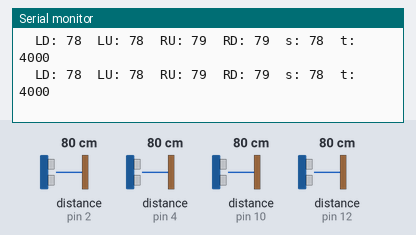
Recording of a sketch running on a simulated Arduino Mega 2560, built with avr-gcc and run on an emulated ATmega2560. Shown: the last lines printed to the serial monitor. Wiring (inferred from the names in the program): 4 × ultrasonic range finder: trigger pin 3, echo pin 2 / trigger pin 5, echo pin 4 / trigger pin 9, echo pin 10 / trigger pin 11, echo pin 12. Inputs (shaded band) come from the test bench; at power-on: distance to the obstacle (sensors on pin 2, pin 4, pin 10, pin 12) 80 cm. The echo pulse lasts 58.3 µs per cm.

Above: at 1.2 s.
1.3 s: distance to the obstacle (sensor on pin 2) set to 2 cm
At 2.4 s:
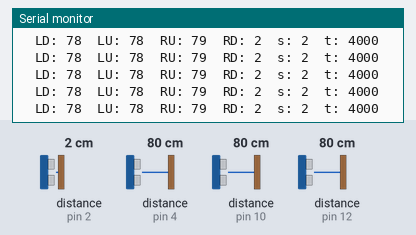
4.3 s: distance to the obstacle (sensor on pin 4) set to 18 cm
At 4.9 s:
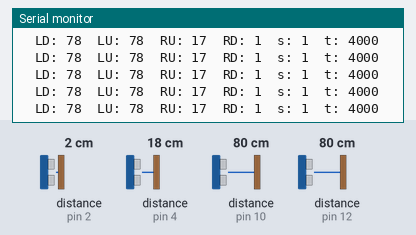
7.3 s: distance to the obstacle (sensor on pin 10) set to 4 cm
At 8.1 s:
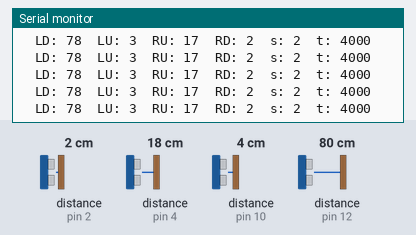
10.3 s: distance to the obstacle (sensor on pin 12) set to 299 cm
At 11.1 s:
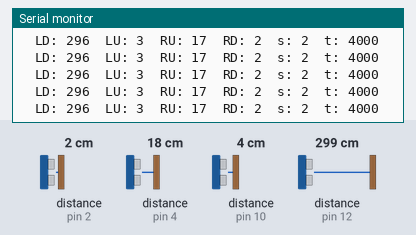
13.3 s: distance to the obstacle (sensor on pin 2) set to 120 cm
At 13.41 s:
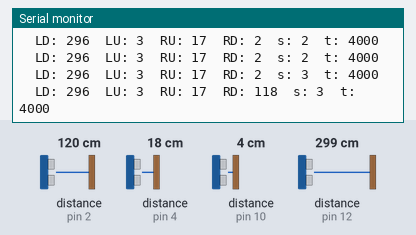
16.3 s: distance to the obstacle (sensor on pin 4) set to 35 cm
At 20.25 s:
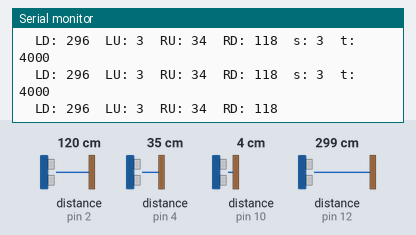
Timing chart, 0 to 20.3 s (numbered marks = the images above; inputs shaded):
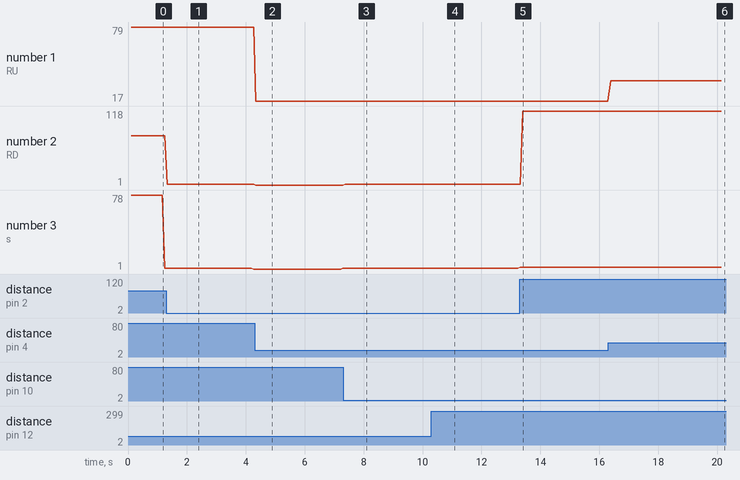

The sketch:

distance_Sensor_Front.ino
```cpp
/*
  HC-SR04 + LP40 + TF-Luna + SoftwareSerial
*/
#include <SoftwareSerial.h>
//2 TOF Sensor & SerialPost to Calculator Declare
SoftwareSerial Serial1(8, 13);//TF-Luna
SoftwareSerial Serial2(6, 7); //LP40
SoftwareSerial Serial3(A3, 13);//SendData

// defines pins numbers
const int trigLU = 9;
const int echoLU = 10;
const int trigLD = 11;
const int echoLD = 12;
const int trigRU = 5;
const int echoRU = 4;
const int trigRD = 3;
const int echoRD = 2;

// HC-SR04 Variables
int distanceLU;
int distanceLD;
int distanceRU;
int distanceRD;

//TF-Luna Variables
int TFLuna_Dist; //actual distance measurements of LiDAR
int strength; //signal strength of LiDAR
float temprature;
int check; //save check value
int i;
int uart[9]; //save data measured by LiDAR
const int HEADER = 0x59; //frame header of data package


//LP40 Variable
float LP40_Dist = 0;


int shortest_dist = 0;
int tof_dist = 0;

void setup() {
  pinMode(trigLU, OUTPUT); // Sets the trigPin as an Output
  pinMode(echoLU, INPUT); // Sets the echoPin as an Input

  pinMode(trigLD, OUTPUT); // Sets the trigPin as an Output
  pinMode(echoLD, INPUT); // Sets the echoPin as an Input

  pinMode(trigRU, OUTPUT); // Sets the trigPin as an Output
  pinMode(echoRU, INPUT); // Sets the echoPin as an Input

  pinMode(trigRD, OUTPUT); // Sets the trigPin as an Output
  pinMode(echoRD, INPUT); // Sets the echoPin as an Input
  pinMode(7,OUTPUT);
  digitalWrite(7,0);
  Serial.begin(9600); // Starts the serial communication
  Serial1.begin(115200); //TF-Luna SerialPort
  Serial2.begin(115200); //LP40 SerialPort
  Serial3.begin(9600);
  delay(20);
}
void loop() {
  shortest_dist = 4000;
  tof_dist = 4000;

  Serial1.listen(); //set bit rate of serial port connecting LiDAR with Arduino

  delay(30);

  if (Serial1.isListening()) {
    if (Serial1.available()) { //check if serial port has data input
      if (Serial1.read() == HEADER) { //assess data package frame header 0x59
        uart[0] = HEADER;
        if (Serial1.read() == HEADER) { //assess data package frame header 0x59
          uart[1] = HEADER;
          for (i = 2; i < 9; i++) { //save data in array
            uart[i] = Serial1.read();
          }
          //          check = uart[0] + uart[1] + uart[2] + uart[3] + uart[4] + uart[5] + uart[6] + uart[7];
          //          if (uart[8] == (check & 0xff)) { //verify the received data as per protocol
          TFLuna_Dist = (uart[2] + uart[3] * 256) - 3; //calculate distance value
          strength = uart[4] + uart[5] * 256; //calculate signal strength value
          //          temprature = (uart[6] + uart[7] * 256)/8 - 256; //calculate chip temprature
          //Serial.print('\t');
          //Serial.print("strength = ");
          //Serial.println(strength); //output signal strength value
          //            Serial.print("TFLuna: ");
          //            Serial.print(TFLuna_Dist);

          if (TFLuna_Dist > 0 && TFLuna_Dist < 180 ) {
            tof_dist = TFLuna_Dist;

            if ( TFLuna_Dist < shortest_dist) {
              shortest_dist = TFLuna_Dist;
            }
          }


          //          }
        }
      }
    }
  }


  Serial2.listen(); //set bit rate of serial port connecting LiDAR with Arduino
  delay(30);

  if (Serial2.isListening()) {
    if (Serial2.available() > 0) {
      LP40_Dist = Serial2.parseFloat();
      LP40_Dist *= 100;
      //      Serial.print("\t LP40: ");
      //      Serial.print(LP40_Dist);

      if (LP40_Dist != 6000 && LP40_Dist > 180 && TFLuna_Dist > 180) {
        tof_dist = LP40_Dist;

        if (LP40_Dist < shortest_dist) {
          shortest_dist = LP40_Dist;
        }
      }
    }
  }

  distanceLU = getDistance(trigLU, echoLU);
  distanceLD = getDistance(trigLD, echoLD);
  distanceRU = getDistance(trigRU, echoRU);
  distanceRD = getDistance(trigRD, echoRD);

  // Prints the distance on the Serial Monitor


  Serial.print("\ts: ");
  Serial.print(shortest_dist);
  Serial.print("\tt: ");
  Serial.println(tof_dist);

  Serial.print("\tLD: ");
  Serial.print(distanceLD);
  Serial.print("\tLU: ");
  Serial.print(distanceLU);

  Serial.print("\tRU: ");
  Serial.print(distanceRU);
  Serial.print("\tRD: ");
  Serial.print(distanceRD);
  if (shortest_dist != 4000){
    Serial3.print("F");
    Serial3.println(shortest_dist);
  }

}


int getDistance(int trigPin, int echoPin) {
  long duration;
  int distance;
  // Clears the trigPin
  digitalWrite(trigPin, LOW);
  delayMicroseconds(2);
  // Sets the trigPin on HIGH state for 10 micro seconds
  digitalWrite(trigPin, HIGH);
  delayMicroseconds(10);
  digitalWrite(trigPin, LOW);
  // Reads the echoPin, returns the sound wave travel time in microseconds
  duration = pulseIn(echoPin, HIGH, 23530);
  // Calculating the distance
  distance = duration * 0.034 / 2;

  if (distance != 0 && tof_dist - distance > 20 && distance < shortest_dist) {
    shortest_dist = distance;
  }

  return distance;
}
```

Measured:
- after the input at 1.3 s, the serial monitor: prints a new line at once (image 1)
- after the input at 4.3 s, the serial monitor: prints a new line at once (image 2)
- after the input at 7.3 s, the serial monitor: prints a new line after 0.07 s (image 3)
- after the input at 10.3 s, the serial monitor: prints a new line after 0.08 s (image 4)
- after the input at 13.3 s, the serial monitor: prints a new line at once (image 5)
- after the input at 16.3 s, the serial monitor: prints a new line after 0.08 s (image 6)
- plotted number 1: 79 → 17 after the input at 4.3 s, 17 → 34 after the input at 16.3 s
- plotted number 2: 79 → 2 after the input at 1.3 s, 2 → 1 after the input at 4.3 s, 1 → 2 after the input at 7.3 s, 2 → 118 after the input at 13.3 s
